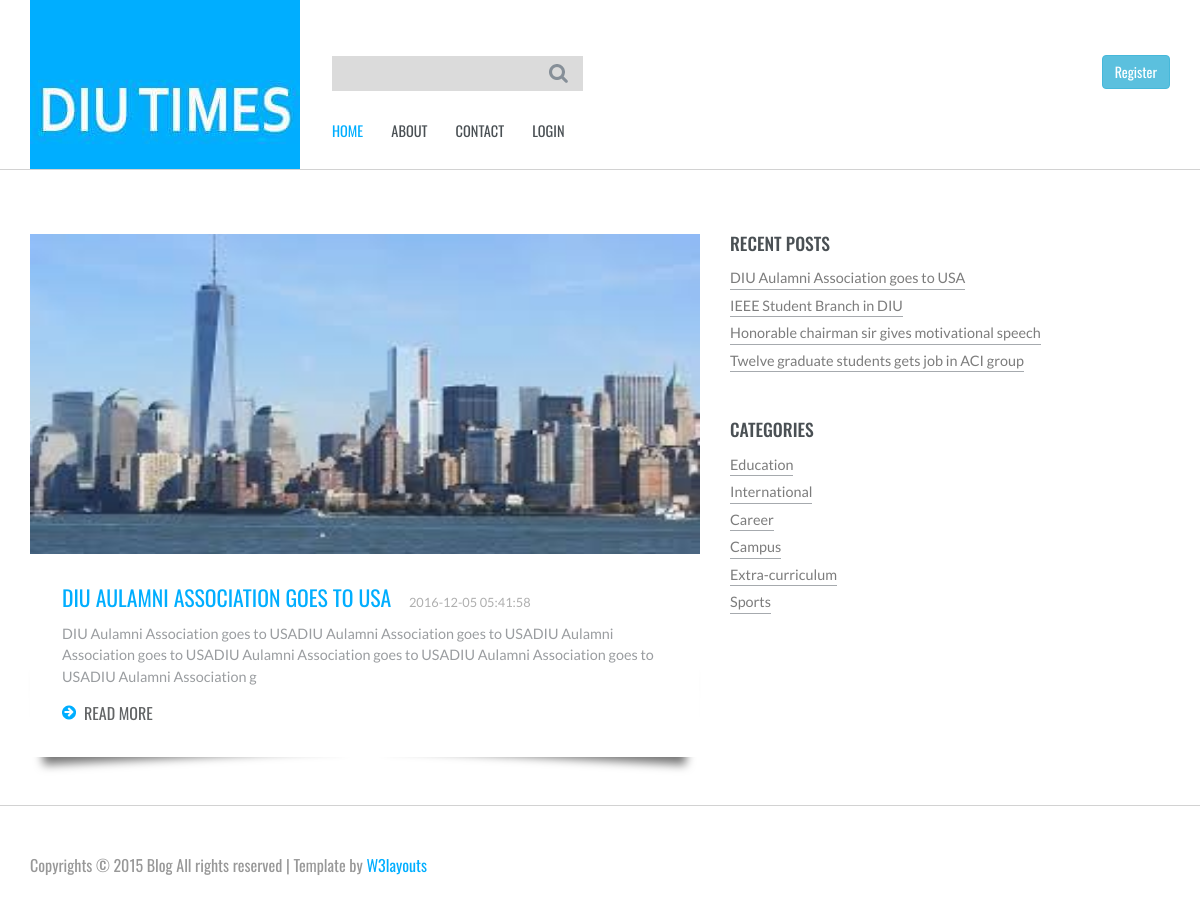
/category.php?id=International, run on the app's committed database.
### tables this page shows
CREATE TABLE IF NOT EXISTS `posts` (
  `post_id` int(255) NOT NULL,
  `post_title` varchar(100) NOT NULL,
  `post_category` varchar(50) NOT NULL,
  `post_author` varchar(50) NOT NULL,
  `post_body` varchar(255) NOT NULL,
  `post_pic` varchar(255) NOT NULL,
  `post_date` timestamp NOT NULL DEFAULT CURRENT_TIMESTAMP
);

### inc/recentpost.php (the view)
<div class="recent">
	<h3>RECENT POSTS</h3>
	<?php
		include('inc/connect.php');
		$sql = "SELECT * from posts order by 1 desc limit 0,4";
		$run = mysqli_query($con, $sql);
		while($row = mysqli_fetch_array($run)){
			$post_id = $row['post_id'];
			$title = $row['post_title'];
	?>
	<ul>
		<li><a href="single.php?id=<?php echo $post_id;?>"><?php echo $title;?></a></li>
	</ul>
	<?php } ?>
</div>

### inc/categorypage.php (shortened to what this page needs)
<div class="col-md-8 content-main">
	<?php
		include("connect.php");
		if(isset($_GET['id'])){
			$cat = $_GET['id'];
			$select_posts = "SELECT * FROM posts where post_category = '$cat'";
			$run_posts = mysqli_query($con, $select_posts);
			while($row = mysqli_fetch_array($run_posts)){
				$post_id = $row['post_id'];
				$post_title = $row['post_title'];
				$post_date = $row['post_date'];
				$post_image = $row['post_pic'];
				$post_content = substr($row['post_body'], 0, 200);
		?>
		<div class="content-grid">
			<div class="content-grid-info pbody">
				<img src="images/<?php echo $post_image; ?>" alt=""/>
				<div class="post-info">
					<h4><a href="single.php?id=<?php echo $post_id; ?>"><?php echo $post_title; ?></a>  <?php echo $post_date; ?></h4>
					<p><?php echo $post_content; ?></p>
					<a href="single.php?id=<?php echo $post_id; ?>"><span></span>READ MORE</a>
				</div>
			</div>
		</div>
	<?php }} ?>
</div>

### css/style.css (style rules this page uses)
html, body { font-size: 100%; background-size:cover; font-family: 'Oswald', sans-serif; }
body a { transition: 0.5s all ease; -webkit-transition: 0.5s all ease; -moz-transition: 0.5s all ease; -o-transition: 0.5s all ease; -ms-transition: 0.5s all ease; }
h1,h2,h3,h4,h5,h6 { margin:0; }
p { margin:0; }
ul,label { margin:0; padding:0; }
.content-main { padding-left:0; width:60%; }
.post-info { background:#fff; padding:2em; }
.post-info h4 { color:#afafaf; font-family: 'Lato', sans-serif; font-size:0.8em; margin-bottom:1em; }
.post-info h4 a { font-size:1.7em; color:#00aeff; margin-right:0.7em; display:inline-block; text-decoration:none; font-family: 'Oswald', sans-serif; font-weight:400; text-transform:uppercase; }
.post-info p { font-family: 'Lato', sans-serif; color:#9a9da0; font-size:0.9em; line-height:1.5em; margin-bottom:1em; }
.post-info a span { background: url(../images/more.png) no-repeat 0px 3px; height: 18px; width: 15px; display: inline-block; margin-right: 7px; }
.post-info a { color: #626465; font-weight: 400; font-size: 1em; display: inline-block; text-decoration: none; }
.content-grid-info { position: relative; margin-bottom: 3em; }
.post-info:before, .post-info:after { z-index: -1; position: absolute; content: ""; bottom: 15px; left: 10px; width: 50%; top: 80%; max-width:300px; background: #777; -webkit-box-shadow: 0 15px 10px #777; -moz-box-shadow: 0 15px 10px #777; box-shadow: 0 15px 10px #777; -webkit-transform: rotate(-3deg); -moz-transform: rotate(-3deg); -o-transform: rotate(-3deg); -ms-transform: rotate(-3deg); transform: rotate(-3deg); }
.post-info:after { -webkit-transform: rotate(3deg); -moz-transform: rotate(3deg); -o-transform: rotate(3deg); -ms-transform: rotate(3deg); transform: rotate(3deg); right: 10px; left: auto; }
.recent,.comments,.archives { margin-bottom:3em; }
.recent h3,.comments h3,.archives h3,.categories h3 { color:#4a5054; font-size:1.1em; margin-bottom:0.5em; }
.recent ul li,.comments ul li,.archives ul li,.categories ul li { display:block; }
.recent li a,.comments ul li a,.archives ul li a,.categories ul li a { color:#7C7C7C; border-bottom:1px solid #a6aaae; font-family: 'Lato', sans-serif; font-size: 0.9em; text-decoration: none; padding: 6px 0 0 0; display:inline-block; font-weight: 400; }

### css/style2.css (style rules this page uses)
.pbody img { height: 320px; width: 670px; }

### data on the page
posts: post_pic (picture), post_title "DIU AULAMNI ASSOCIATION GOES TO USA", post_date "2016-12-05 05:41:58", post_body "DIU Aulamni Association goes to USADIU Aulamni Association goes to USADIU Aulamni Association goes to USADIU Aulamni Association goes to USADIU Aulamni Association goes to USADIU Aulamni Association g", post_title "DIU Aulamni Association goes to USA"
posts: post_title "IEEE Student Branch in DIU"
posts: post_title "Honorable chairman sir gives motivational speech"
posts: post_title "Twelve graduate students gets job in ACI group"
